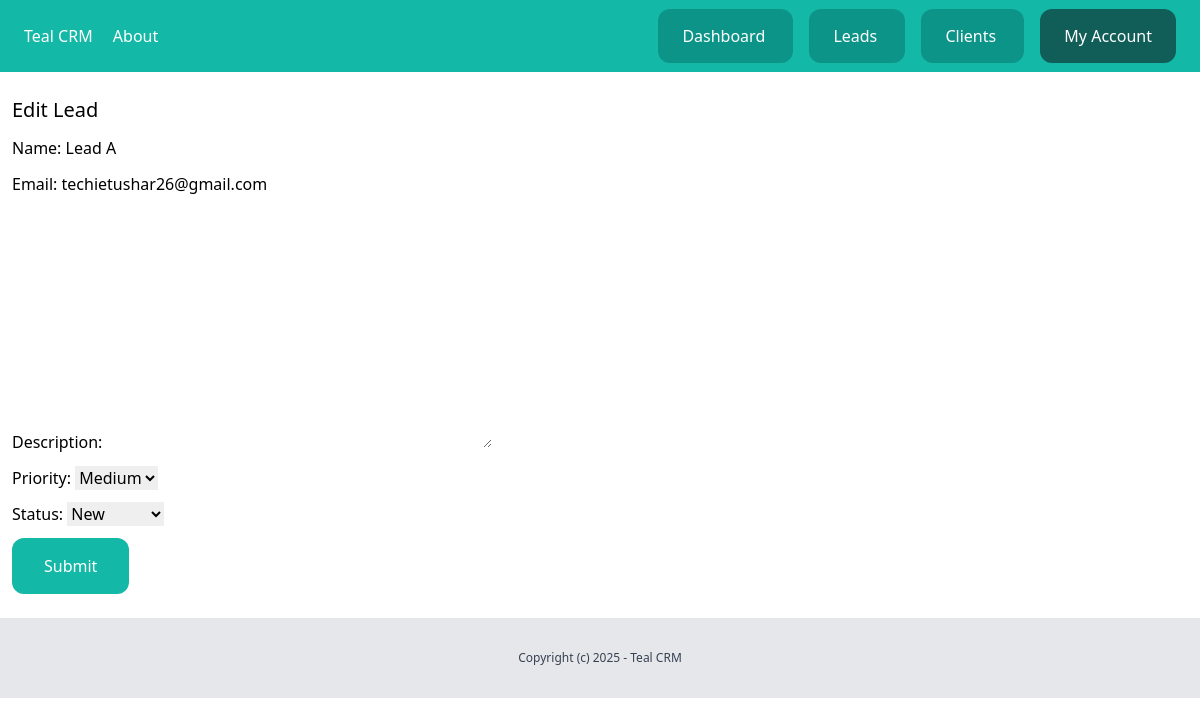
The page /dashboard/leads/8/edit/ (signed in) on the database as committed earlier.
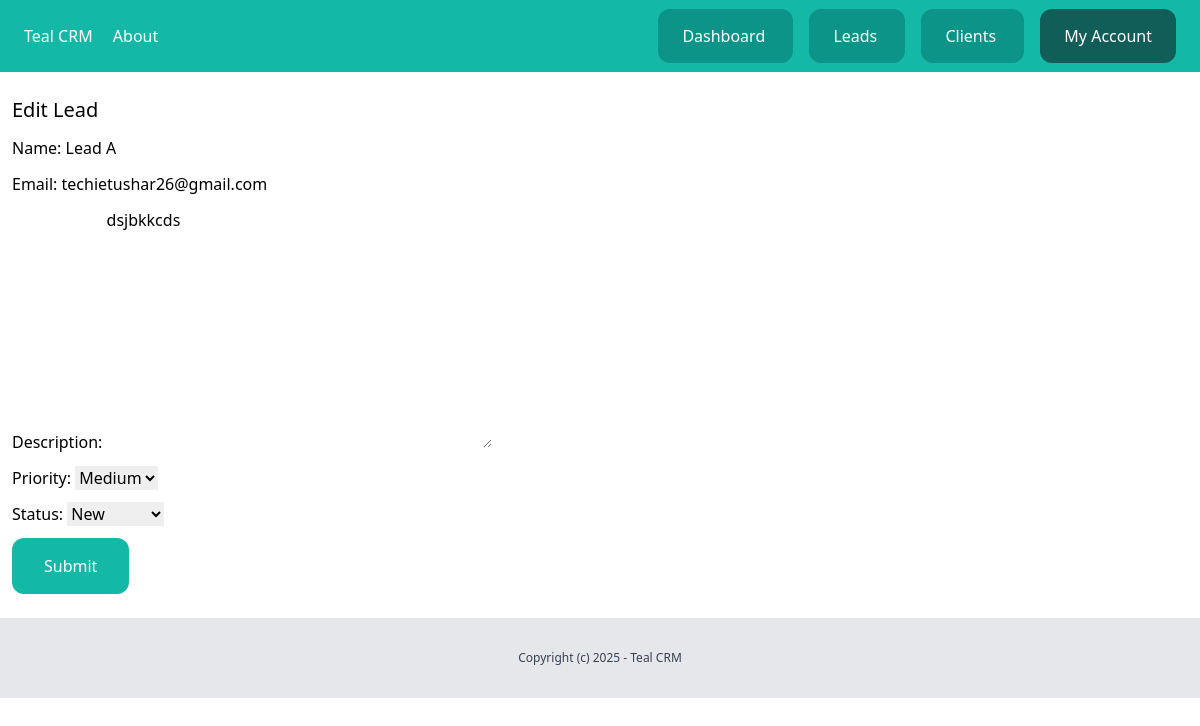
The same page on the database as committed later.
### leads/models.py (models this page shows, shortened)
class Lead(models.Model):
    LOW = 'low'
    MEDIUM = 'medium'
    HIGH = 'high'
    CHOICES_PRIORITY = (
        (LOW, 'Low'),
        (MEDIUM, 'Medium'),
        (HIGH, 'High')
    )
    NEW = 'new'
    CONTACTED = 'contacted'
    WON = 'won'
    LOST = 'lost'
    CHOICES_STATUS = (
        (NEW, 'New'),
        (CONTACTED, 'Contacted'),
        (WON, 'Won'),
        (LOST, 'Lost')
    )
    team = models.ForeignKey(Team, related_name='leads', on_delete=models.CASCADE)
    name=models.CharField(max_length=255)
    email=models.EmailField()
    description=models.TextField(blank=True,null=True)
    priority = models.CharField(max_length=10, choices=CHOICES_PRIORITY, default=MEDIUM)
    status = models.CharField(max_length=10, choices=CHOICES_STATUS, default=NEW)
    converted_to_client=models.BooleanField(default=False)
    created_by = models.ForeignKey(User, related_name='leads', on_delete=models.CASCADE)
    created_at = models.DateTimeField(auto_now_add=True)
    modified_at = models.DateTimeField(auto_now=True)
    class Meta:
        ordering=('name',)

### leads/views.py (the view)
# urls.py: path('<int:pk>/edit/', views.LeadUpdateView.as_view(), name='edit'),
class LeadUpdateView(UpdateView):
    model = Lead
    fields = ('name','email','description','priority','status')
    @method_decorator(login_required)
    def dispatch(self, *args, **kwargs):
        return super().dispatch(*args, **kwargs)
    def get_context_data(self, **kwargs):
        context = super().get_context_data(**kwargs)
        context["title"] = "Edit Lead"
        return context
    def get_queryset(self):
         queryset = super(LeadUpdateView, self).get_queryset()
         return queryset.filter(created_by=self.request.user,pk=self.kwargs.get('pk'))
    success_url = reverse_lazy("leads:list")

### leads/templates/leads/lead_form.html (shortened to what this page needs)
{% extends 'core/base.html' %}
{% block content %}
<div class="px-3 py-6">
    <h1 class="text-xl mb-3">{{title}}</h1>
    {% if team.plan.max_leads > team.leads.count or title == 'Edit Lead' %}
    <form method="POST" action="." class="space-y-3">
        {{form.as_p}}
        <button class="py-4 px-8 bg-teal-500 text-white rounded-xl">Submit</button>
    </form>
    {% else %}
    <div class="bg-red-100 text-red-500 p-3 rounded-xl mb-3">
        Your team have reached max number of leads for your plan. Please upgrade your plan to add more leads.
    </div>
    {% endif %}
</div>
{% endblock %}

Rows that differ between the two databases and show on the page:
changed Lead "Lead A": description (not shown) → "dsjbkkcds"
